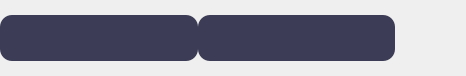
<?xml version="1.0" encoding="UTF-8"?>
<ui version="4.0">
 <class>ChatTextMyItem</class>
 <widget class="QDialog" name="ChatTextMyItem">
  <property name="geometry">
   <rect>
    <x>0</x>
    <y>0</y>
    <width>466</width>
    <height>76</height>
   </rect>
  </property>
  <property name="windowTitle">
   <string>Dialog</string>
  </property>
  <layout class="QHBoxLayout" name="horizontalLayout_2">
   <property name="spacing">
    <number>15</number>
   </property>
   <property name="leftMargin">
    <number>0</number>
   </property>
   <property name="topMargin">
    <number>0</number>
   </property>
   <property name="rightMargin">
    <number>10</number>
   </property>
   <property name="bottomMargin">
    <number>0</number>
   </property>
   <item>
    <layout class="QHBoxLayout" name="horizontalLayout">
     <property name="spacing">
      <number>0</number>
     </property>
     <property name="topMargin">
      <number>15</number>
     </property>
     <property name="rightMargin">
      <number>0</number>
     </property>
     <property name="bottomMargin">
      <number>15</number>
     </property>
     <item>
      <widget class="QWidget" name="widget_2" native="true">
       <property name="minimumSize">
        <size>
         <width>0</width>
         <height>0</height>
        </size>
       </property>
       <property name="layoutDirection">
        <enum>Qt::RightToLeft</enum>
       </property>
       <property name="styleSheet">
        <string notr="true">background: rgba(60, 60, 86, 1);
border-top-left-radius: 12px;   
border-top-right-radius: 12px;   
border-bottom-right-radius: 12px;
border-bottom-left-radius: 12px;

font-family: &quot;微软雅黑&quot;;
font-size: 16px;
color: #FFFFFF;
text-align: right;</string>
       </property>
       <layout class="QHBoxLayout" name="horizontalLayout_4">
        <property name="leftMargin">
         <number>12</number>
        </property>
        <property name="topMargin">
         <number>0</number>
        </property>
        <property name="rightMargin">
         <number>12</number>
        </property>
        <property name="bottomMargin">
         <number>6</number>
        </property>
        <item>
         <layout class="QHBoxLayout" name="textLayout">
          <property name="spacing">
           <number>0</number>
          </property>
          <property name="leftMargin">
           <number>0</number>
          </property>
          <property name="rightMargin">
           <number>0</number>
          </property>
          <property name="bottomMargin">
           <number>0</number>
          </property>
         </layout>
        </item>
       </layout>
      </widget>
     </item>
     <item>
      <widget class="QWidget" name="widget" native="true">
       <property name="styleSheet">
        <string notr="true">background: rgba(60, 60, 86, 1);
border-top-left-radius: 12px;   
border-top-right-radius: 12px;   
border-bottom-right-radius: 12px;
border-bottom-left-radius: 12px;

font-family: &quot;微软雅黑&quot;;
font-size: 16px;
color: #FFFFFF;
text-align: right;</string>
       </property>
       <layout class="QHBoxLayout" name="horizontalLayout_3">
        <property name="spacing">
         <number>0</number>
        </property>
        <property name="leftMargin">
         <number>6</number>
        </property>
        <property name="topMargin">
         <number>6</number>
        </property>
        <property name="rightMargin">
         <number>6</number>
        </property>
        <property name="bottomMargin">
         <number>6</number>
        </property>
        <item>
         <widget class="QLabel" name="label">
          <property name="minimumSize">
           <size>
            <width>34</width>
            <height>34</height>
           </size>
          </property>
          <property name="maximumSize">
           <size>
            <width>34</width>
            <height>34</height>
           </size>
          </property>
          <property name="text">
           <string/>
          </property>
          <property name="scaledContents">
           <bool>true</bool>
          </property>
         </widget>
        </item>
       </layout>
      </widget>
     </item>
    </layout>
   </item>
   <item>
    <widget class="QWidget" name="horizontalWidget" native="true">
     <property name="maximumSize">
      <size>
       <width>46</width>
       <height>16777215</height>
      </size>
     </property>
     <property name="layoutDirection">
      <enum>Qt::RightToLeft</enum>
     </property>
     <layout class="QVBoxLayout" name="verticalLayout">
      <property name="leftMargin">
       <number>0</number>
      </property>
      <property name="topMargin">
       <number>12</number>
      </property>
      <property name="rightMargin">
       <number>0</number>
      </property>
      <property name="bottomMargin">
       <number>12</number>
      </property>
      <item>
       <widget class="CRoundLabel" name="image">
        <property name="minimumSize">
         <size>
          <width>46</width>
          <height>46</height>
         </size>
        </property>
        <property name="maximumSize">
         <size>
          <width>46</width>
          <height>46</height>
         </size>
        </property>
        <property name="text">
         <string/>
        </property>
       </widget>
      </item>
      <item>
       <spacer name="verticalSpacer">
        <property name="orientation">
         <enum>Qt::Vertical</enum>
        </property>
        <property name="sizeHint" stdset="0">
         <size>
          <width>20</width>
          <height>40</height>
         </size>
        </property>
       </spacer>
      </item>
     </layout>
    </widget>
   </item>
  </layout>
 </widget>
 <customwidgets>
  <customwidget>
   <class>CRoundLabel</class>
   <extends>QLabel</extends>
   <header location="global">CRoundLabel.h</header>
  </customwidget>
 </customwidgets>
 <resources/>
 <connections/>
</ui>
